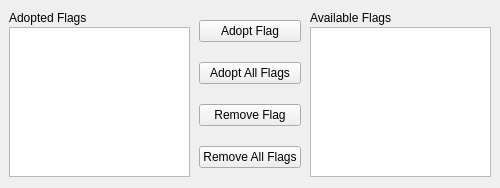
<?xml version="1.0" encoding="UTF-8"?>
<ui version="4.0">
 <class>Form</class>
 <widget class="QWidget" name="Form">
  <property name="geometry">
   <rect>
    <x>0</x>
    <y>0</y>
    <width>500</width>
    <height>188</height>
   </rect>
  </property>
  <property name="sizePolicy">
   <sizepolicy hsizetype="Preferred" vsizetype="Fixed">
    <horstretch>0</horstretch>
    <verstretch>0</verstretch>
   </sizepolicy>
  </property>
  <property name="minimumSize">
   <size>
    <width>500</width>
    <height>188</height>
   </size>
  </property>
  <property name="maximumSize">
   <size>
    <width>16777215</width>
    <height>16777215</height>
   </size>
  </property>
  <property name="windowTitle">
   <string>Form</string>
  </property>
  <layout class="QHBoxLayout" name="horizontalLayout">
   <property name="spacing">
    <number>0</number>
   </property>
   <property name="leftMargin">
    <number>0</number>
   </property>
   <property name="topMargin">
    <number>0</number>
   </property>
   <property name="rightMargin">
    <number>0</number>
   </property>
   <property name="bottomMargin">
    <number>0</number>
   </property>
   <item>
    <widget class="QWidget" name="widget_2" native="true">
     <layout class="QVBoxLayout" name="verticalLayout_3">
      <property name="spacing">
       <number>0</number>
      </property>
      <property name="leftMargin">
       <number>9</number>
      </property>
      <property name="topMargin">
       <number>9</number>
      </property>
      <property name="rightMargin">
       <number>9</number>
      </property>
      <property name="bottomMargin">
       <number>9</number>
      </property>
      <item>
       <widget class="QLabel" name="label_2">
        <property name="sizePolicy">
         <sizepolicy hsizetype="Preferred" vsizetype="Fixed">
          <horstretch>0</horstretch>
          <verstretch>0</verstretch>
         </sizepolicy>
        </property>
        <property name="text">
         <string>Adopted Flags</string>
        </property>
       </widget>
      </item>
      <item>
       <widget class="QListWidget" name="lst_adopted_flags">
        <property name="sizePolicy">
         <sizepolicy hsizetype="Expanding" vsizetype="Fixed">
          <horstretch>0</horstretch>
          <verstretch>0</verstretch>
         </sizepolicy>
        </property>
        <property name="maximumSize">
         <size>
          <width>16777215</width>
          <height>150</height>
         </size>
        </property>
       </widget>
      </item>
     </layout>
    </widget>
   </item>
   <item>
    <widget class="QWidget" name="widget" native="true">
     <layout class="QVBoxLayout" name="verticalLayout_2">
      <property name="spacing">
       <number>0</number>
      </property>
      <property name="leftMargin">
       <number>0</number>
      </property>
      <property name="topMargin">
       <number>0</number>
      </property>
      <property name="rightMargin">
       <number>0</number>
      </property>
      <property name="bottomMargin">
       <number>0</number>
      </property>
      <item>
       <widget class="QPushButton" name="btn_adopt_flag">
        <property name="text">
         <string>Adopt Flag</string>
        </property>
       </widget>
      </item>
      <item>
       <widget class="QPushButton" name="btn_adopt_all_flags">
        <property name="text">
         <string>Adopt All Flags</string>
        </property>
       </widget>
      </item>
      <item>
       <widget class="QPushButton" name="btn_remove_flag">
        <property name="text">
         <string>Remove Flag</string>
        </property>
       </widget>
      </item>
      <item>
       <widget class="QPushButton" name="btn_remove_all_flags">
        <property name="text">
         <string>Remove All Flags</string>
        </property>
       </widget>
      </item>
     </layout>
    </widget>
   </item>
   <item>
    <widget class="QWidget" name="widget_3" native="true">
     <layout class="QVBoxLayout" name="verticalLayout_4">
      <property name="spacing">
       <number>0</number>
      </property>
      <property name="leftMargin">
       <number>9</number>
      </property>
      <property name="topMargin">
       <number>9</number>
      </property>
      <property name="rightMargin">
       <number>9</number>
      </property>
      <property name="bottomMargin">
       <number>9</number>
      </property>
      <item>
       <widget class="QLabel" name="label_3">
        <property name="sizePolicy">
         <sizepolicy hsizetype="Preferred" vsizetype="Fixed">
          <horstretch>0</horstretch>
          <verstretch>0</verstretch>
         </sizepolicy>
        </property>
        <property name="text">
         <string>Available Flags</string>
        </property>
       </widget>
      </item>
      <item>
       <widget class="QListWidget" name="lst_global_flags">
        <property name="sizePolicy">
         <sizepolicy hsizetype="Expanding" vsizetype="Fixed">
          <horstretch>0</horstretch>
          <verstretch>0</verstretch>
         </sizepolicy>
        </property>
        <property name="maximumSize">
         <size>
          <width>16777215</width>
          <height>150</height>
         </size>
        </property>
       </widget>
      </item>
     </layout>
    </widget>
   </item>
  </layout>
 </widget>
 <resources/>
 <connections/>
</ui>
